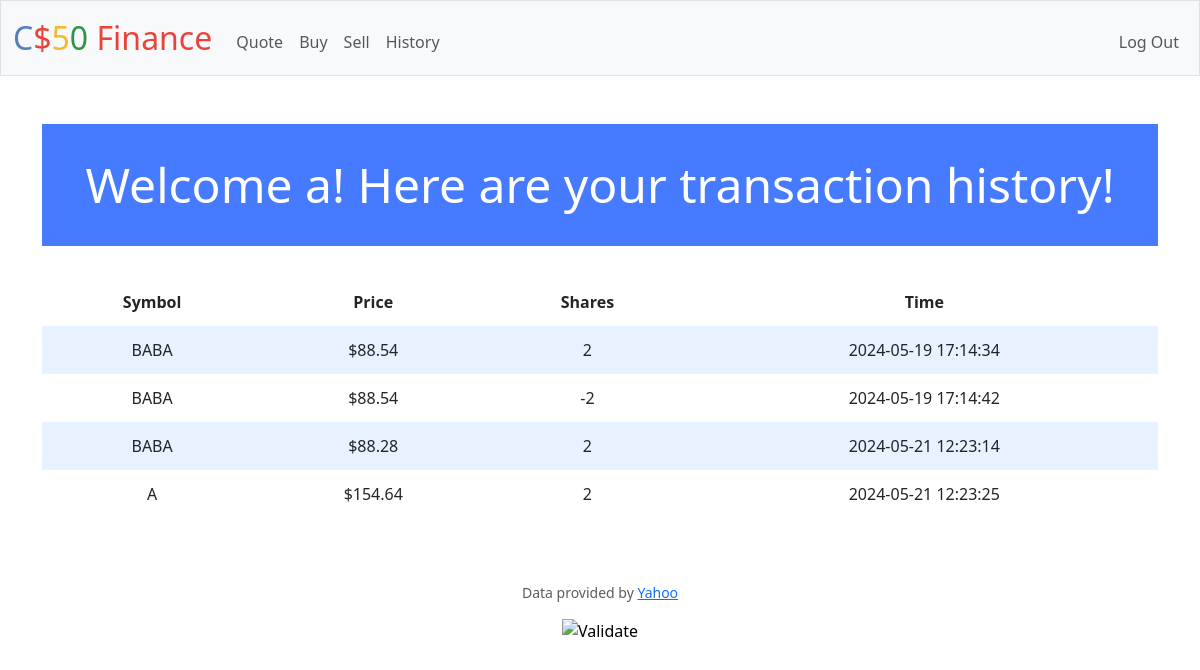
Page /history (signed in) on the earlier database version.
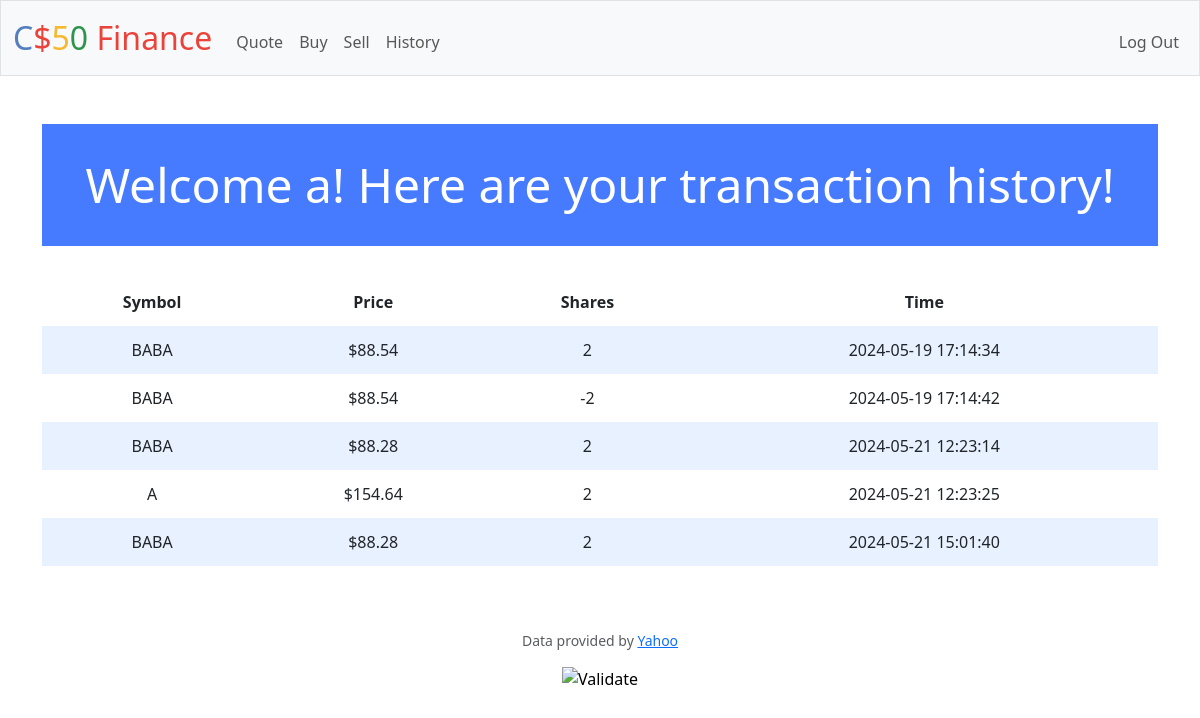
Same page on the later database version.
### tables this page shows
CREATE TABLE history (
    user_id INTEGER NOT NULL,
    symbol TEXT NOT NULL,
    price REAL NOT NULL,
    shares INTEGER NOT NULL,
    cash REAL NOT NULL,
    time TIMESTAMP NOT NULL,
    FOREIGN KEY (user_id) REFERENCES users(id)
    );

### app.py (the view)
@app.route("/history")
@login_required
def history():
    user_id = session["user_id"]
    username = db.execute("SELECT username FROM users WHERE id = ?", user_id)[0]["username"]
    stocks = db.execute("SELECT symbol, price, shares, time FROM history WHERE user_id = ?", user_id)
    if stocks:
        for stock in stocks:
            stock["price"] = usd(stock["price"])
        return render_template("history.html", stocks = stocks, username=username)

### app.py (called while the page is built)
@app.after_request
def after_request(response):
    response.headers["Cache-Control"] = "no-cache, no-store, must-revalidate"
    response.headers["Expires"] = 0
    response.headers["Pragma"] = "no-cache"
    return response

### helpers.py (called while the page is built)
def login_required(f):
    @wraps(f)
    def decorated_function(*args, **kwargs):
        if session.get("user_id") is None:
            return redirect("/login")
        return f(*args, **kwargs)
    return decorated_function

def usd(value):
    return f"${value:,.2f}"

### templates/history.html (shortened to what this page needs)
{% extends "layout.html" %}
{% block main %}
    <h1>Welcome {{ username }}! Here are your transaction history!</h1>
    <table>
        <thead>
            <th>Symbol</th>
            <th>Price</th>
            <th>Shares</th>
            <th>Time</th>
        </thead>
        <tbody>
            {% for stock in stocks %}
                <tr>
                    <td>{{ stock.symbol }}</td>
                    <td>{{ stock.price }}</td>
                    <td>{{ stock.shares }}</td>
                    <td>{{ stock.time }}</td>
                </tr>
            {% endfor %}
        </tbody>
    </table>
{% endblock %}

### templates/layout.html (shortened to what this page needs)
<!DOCTYPE html>
<html lang="en">
    <head>
        <link href="https://cdn.jsdelivr.net/npm/bootstrap@5.3.3/dist/css/bootstrap.min.css" rel="stylesheet">
        <link href="/static/styles.css" rel="stylesheet">
    </head>
    <body>
        <nav class="bg-light border navbar navbar-expand-md navbar-light">
            <div class="container-fluid">
                <a class="navbar-brand" href="/"><span class="blue">C</span><span class="red">$</span><span class="yellow">5</span><span class="green">0</span> <span class="red">Finance</span></a>
                <div class="collapse navbar-collapse" id="navbar">
                    {% if session["user_id"] %}
                        <ul class="navbar-nav me-auto mt-2">
                            <li class="nav-item"><a class="nav-link" href="/quote">Quote</a></li>
                            <li class="nav-item"><a class="nav-link" href="/buy">Buy</a></li>
                            <li class="nav-item"><a class="nav-link" href="/sell">Sell</a></li>
                            <li class="nav-item"><a class="nav-link" href="/history">History</a></li>
                        </ul>
                        <ul class="navbar-nav ms-auto mt-2">
                            <li class="nav-item"><a class="nav-link" href="/logout">Log Out</a></li>
                        </ul>
                    {% else %}
                        <ul class="navbar-nav ms-auto mt-2">
                            <li class="nav-item"><a class="nav-link" href="/register">Register</a></li>
                            <li class="nav-item"><a class="nav-link" href="/login">Log In</a></li>
                        </ul>
                    {% endif %}
                </div>
            </div>
        </nav>
        <main class="container py-5 text-center">
            {% block main %}{% endblock %}
        </main>
        <footer class="mb-5">
            <p class="mb-3 small text-center text-muted">
                Data provided by <a href="https://finance.yahoo.com/">Yahoo</a>
            </p>
            <form action="https://validator.w3.org/check" class="text-center" enctype="multipart/form-data" method="post" target="_blank">
                <input alt="Validate" src="/static/I_heart_validator.png" type="image">
            </form>
        </footer>
    </body>
</html>

### static/styles.css (style rules this page uses)
nav .navbar-brand { font-size: xx-large; }
nav .navbar-brand .blue { color: #537fbe; }
nav .navbar-brand .red { color: #ea433b; }
nav .navbar-brand .yellow { color: #f5b82e; }
nav .navbar-brand .green { color: #2e944b; }
h1 { background-color: #477bff; color: #fff; font-size: 48px; margin-bottom: 2rem; padding: 2rem 1rem; text-align: center; }
table { background-color: transparent; margin-bottom: 1rem; width: 100%; }
table th, table td { padding: 0.75rem; vertical-align: middle; }
tbody tr:nth-of-type(odd) { background-color: rgb(179, 208, 255, 0.3) }

Differences in the rows shown:
added history: symbol "BABA", price "$88.28", shares "2", time "2024-05-21 15:01:40"
